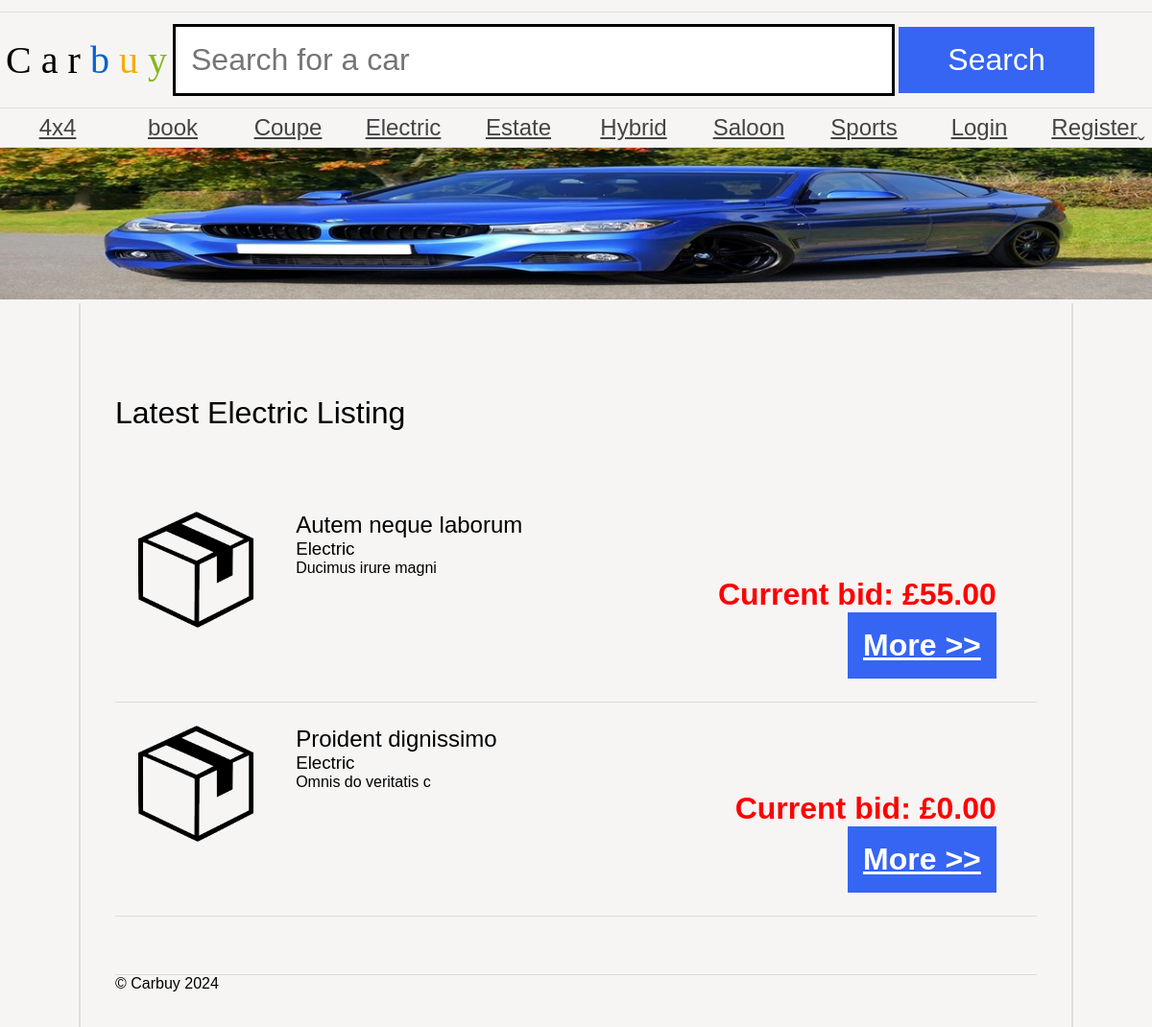
Screenshot of /as1/public/category.php?id=2 with the database file from the repository.
### tables this page shows
CREATE TABLE `category` (
  `id` int(11) NOT NULL AUTO_INCREMENT,
  `name` varchar(100) NOT NULL,
  PRIMARY KEY (`id`),
  UNIQUE KEY `name` (`name`)
);

CREATE TABLE `auction` (
  `id` int(11) NOT NULL AUTO_INCREMENT,
  `title` varchar(255) NOT NULL,
  `description` text NOT NULL,
  `categoryId` int(11) NOT NULL,
  `endDate` datetime NOT NULL,
  `userId` int(11) NOT NULL,
  PRIMARY KEY (`id`),
  KEY `categoryId` (`categoryId`),
  KEY `userId` (`userId`),
  CONSTRAINT `auction_ibfk_1` FOREIGN KEY (`categoryId`) REFERENCES `category` (`id`),
  CONSTRAINT `auction_ibfk_2` FOREIGN KEY (`userId`) REFERENCES `users` (`id`) ON DELETE CASCADE
);

### as1/public/category.php (the view, shortened to what this page needs)
<?php
require_once 'db_connect.php';
$categoryId = isset($_GET['id']) ? (int)$_GET['id'] : 0;
$stmt = $pdo->prepare("SELECT a.*, c.name AS categoryName, u.name AS userName FROM auction a
    JOIN category c ON a.categoryId = c.id
    JOIN users u ON a.userId = u.id
    WHERE a.categoryId = ?");
$stmt->execute([$categoryId]);
$auctions = $stmt->fetchAll(PDO::FETCH_ASSOC);
$category = $pdo->prepare("SELECT name FROM category WHERE id = ?");
$category->execute([$categoryId]);
$categoryName = $category->fetchColumn() ?: "Unknown";
$categories = $pdo->query("SELECT * FROM category")->fetchAll(PDO::FETCH_ASSOC);
?>
<!DOCTYPE html>
<html>
    <head>
        <link rel="stylesheet" href="carbuy.css" />
    </head>
    <body>
        <header>
            <h1><span class="C">C</span>
                <span class="a">a</span>
                <span class="r">r</span>
                <span class="b">b</span>
                <span class="u">u</span>
                <span class="y">y</span></h1>
            <form action="#">
                <input type="text" name="search" placeholder="Search for a car" />
                <input type="submit" name="submit" value="Search" />
            </form>
        </header>
        <nav>
            <ul>
                <?php foreach ($categories as $cat): ?>
                    <li><a class="categoryLink" href="category.php?id=<?= $cat['id'] ?>"><?= htmlspecialchars($cat['name']) ?></a></li>
                <?php endforeach; ?>
                <?php if (isset($_SESSION['user_id'])): ?>
                    <li><a class="categoryLink" href="addAuction.php">Add Auction</a></li>
                    <li><a class="categoryLink" href="logout.php">Logout</a></li>
                    <?php if ($_SESSION['is_admin']): ?>
                        <li><a class="categoryLink" href="adminCategories.php">Admin Categories</a></li>
                    <?php endif; ?>
                <?php else: ?>
                    <li><a class="categoryLink" href="login.php">Login</a></li>
                    <li><a class="categoryLink" href="register.php">Register</a></li>
                <?php endif; ?>
            </ul>
        </nav>
        <img src="banners/1.jpg" alt="Banner" />
        <main>
            <h1>Latest <?= htmlspecialchars($categoryName) ?> Listing</h1>
            <ul class="carList">
                <?php foreach ($auctions as $auction): ?>
                    <li>
                        <img src="car.png" alt="car name">
                        <article>
                            <h2><?= htmlspecialchars($auction['title']) ?></h2>
                            <h3><?= htmlspecialchars($auction['categoryName']) ?></h3>
                            <p><?= htmlspecialchars($auction['description']) ?></p>
                            <?php
                            $stmt = $pdo->prepare("SELECT MAX(amount) as maxBid FROM bid WHERE auctionId = ?");
                            $stmt->execute([$auction['id']]);
                            $bid = $stmt->fetch();
                            ?>
                            <p class="price">Current bid: £<?= $bid['maxBid'] ? number_format($bid['maxBid'], 2) : '0.00' ?></p>
                            <a href="auction.php?id=<?= $auction['id'] ?>" class="more auctionLink">More >></a>
                        </article>
                    </li>
                <?php endforeach; ?>
            </ul>
            <footer>
                © Carbuy 2024
            </footer>
        </main>
    </body>
</html>

### as1/public/carbuy.css (style rules this page uses)
* { margin: 0; padding: 0; }
body { font-family: 'Oxygen-Regular', sans-serif; background-color: #f6f5f4; max-width: 100vw; overflow-x: hidden; }
h1, h2, h3, h4 { font-weight: normal; }
a, a:visited { color: #444; }
header { margin-top: 1vw; font-family: 'Univers-Light-Normal'; display: grid; grid-template-columns: 15% 85%; align-items: center; padding-top: 1vw; padding-bottom: 1vw; border-top: 1px solid #ddd; border-bottom: 1px solid #ddd; }
header h1 { text-align: center; font-size: 2.5em; }
form { display: block; }
header form input[type=text] { border: 3px solid black; font-size: 2em; padding: 0.5em; width: 70%; }
body > img { width: 100vw; }
header form input[type=submit] { background-color: #3665f3; color: white; width: 20%; font-size: 2em; padding: 0.5em; cursor: pointer; border: 0; }
header .b { color: #0063d1; }
header .u { color: #f4ae01; }
header .y { color: #85b716; }
body > nav { border-bottom: 1px solid #ddd; }
body > nav ul li:last-child a:after { content: 'ˬ'; position: absolute; }
body > nav ul { display: flex; width: 100vw; list-style-type: none; }
body > nav ul li { flex: 1; }
body > nav ul li a { display: block; text-align: center; padding-top: 0.5vw; padding-bottom: 0.5vw; font-size: 1.5em; }
.carList { list-style-type: none; }
.carList li { padding: 2vw; border-bottom: 1px solid #ddd; display: grid; grid-template-columns: 18% 80%; }
.carList img { width: auto; display: block; max-width: 10vw; }
p.price { display: block; text-align: right; font-weight: bold; font-size: 2em; }
a.more { display: block; text-align: right; font-weight: bold; float: right; background-color: #3665f3; color: white; font-size: 2em; padding: 0.5em; cursor: pointer; }
main { padding: 3vw; display: block; overflow: hidden; width: 80vw; margin: auto; border-left: 2px solid #ddd; border-right: 2px solid #ddd; }
main h1 { margin-top: 5vw; margin-bottom: 5vw; }
.price { color: red; }
footer { margin-top: 5vw; border-top: 1px solid #ddd; }

### rows the page displays
category: name "4x4"
category: name "book"
category: name "Coupe"
category: name "Electric"
category: name "Estate"
category: name "Hybrid"
category: name "Saloon"
category: name "Sports"
auction: title "Autem neque laborum", categoryId.name "Electric", description "Ducimus irure magni", maxBid "55.00"
auction: title "Proident dignissimo", categoryId.name "Electric", description "Omnis do veritatis c", shows "0.00"
